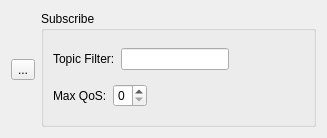
<?xml version="1.0" encoding="UTF-8"?>
<ui version="4.0">
 <class>MqttsnClientFilterSubConfigWidget</class>
 <widget class="QWidget" name="MqttsnClientFilterSubConfigWidget">
  <property name="geometry">
   <rect>
    <x>0</x>
    <y>0</y>
    <width>327</width>
    <height>138</height>
   </rect>
  </property>
  <property name="windowTitle">
   <string>Form</string>
  </property>
  <layout class="QHBoxLayout" name="horizontalLayout_6">
   <item>
    <layout class="QVBoxLayout" name="verticalLayout_2">
     <item>
      <spacer name="verticalSpacer">
       <property name="orientation">
        <enum>Qt::Vertical</enum>
       </property>
       <property name="sizeHint" stdset="0">
        <size>
         <width>20</width>
         <height>40</height>
        </size>
       </property>
      </spacer>
     </item>
     <item>
      <widget class="QToolButton" name="m_delToolButton">
       <property name="toolTip">
        <string>Remove</string>
       </property>
       <property name="text">
        <string>...</string>
       </property>
       <property name="icon">
        <iconset resource="ui.qrc">
         <normaloff>:/image/delete.png</normaloff>:/image/delete.png</iconset>
       </property>
      </widget>
     </item>
     <item>
      <spacer name="verticalSpacer_2">
       <property name="orientation">
        <enum>Qt::Vertical</enum>
       </property>
       <property name="sizeHint" stdset="0">
        <size>
         <width>20</width>
         <height>40</height>
        </size>
       </property>
      </spacer>
     </item>
    </layout>
   </item>
   <item>
    <widget class="QGroupBox" name="m_subGroupBox">
     <property name="title">
      <string>Subscribe</string>
     </property>
     <layout class="QVBoxLayout" name="verticalLayout">
      <item>
       <layout class="QHBoxLayout" name="horizontalLayout">
        <item>
         <widget class="QLabel" name="m_topicLabel">
          <property name="text">
           <string>Topic Filter:</string>
          </property>
         </widget>
        </item>
        <item>
         <widget class="QLineEdit" name="m_topicLineEdit"/>
        </item>
        <item>
         <spacer name="horizontalSpacer_2">
          <property name="orientation">
           <enum>Qt::Horizontal</enum>
          </property>
          <property name="sizeHint" stdset="0">
           <size>
            <width>40</width>
            <height>20</height>
           </size>
          </property>
         </spacer>
        </item>
       </layout>
      </item>
      <item>
       <layout class="QHBoxLayout" name="horizontalLayout_2">
        <item>
         <widget class="QLabel" name="m_maxQosLabel">
          <property name="text">
           <string>Max QoS:</string>
          </property>
         </widget>
        </item>
        <item>
         <widget class="QSpinBox" name="m_maxQosSpinBox">
          <property name="maximum">
           <number>2</number>
          </property>
         </widget>
        </item>
        <item>
         <spacer name="horizontalSpacer">
          <property name="orientation">
           <enum>Qt::Horizontal</enum>
          </property>
          <property name="sizeHint" stdset="0">
           <size>
            <width>40</width>
            <height>20</height>
           </size>
          </property>
         </spacer>
        </item>
       </layout>
      </item>
     </layout>
    </widget>
   </item>
  </layout>
 </widget>
 <resources>
  <include location="ui.qrc"/>
 </resources>
 <connections/>
</ui>
